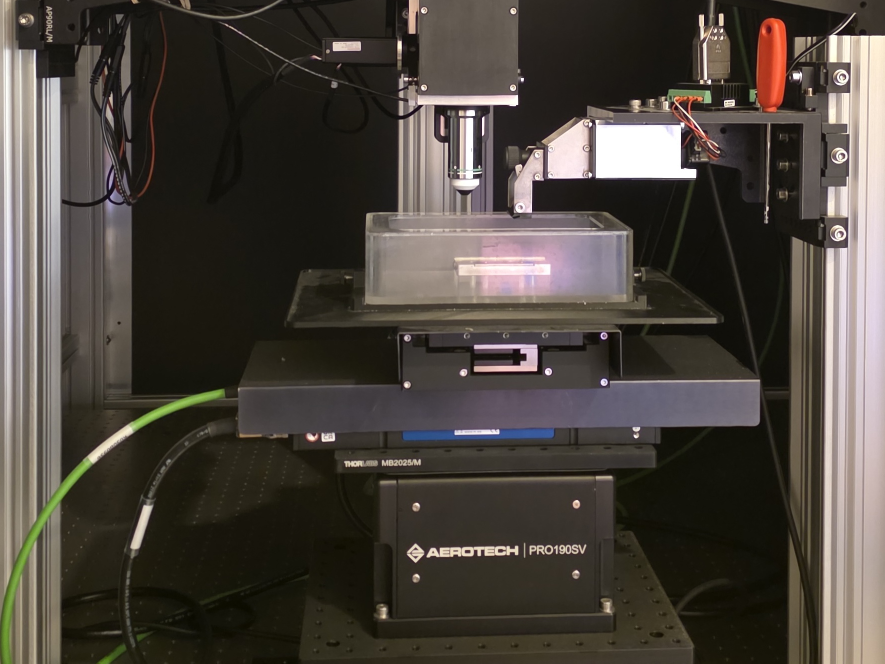
#> input picture brainsaw_map/system_photos/Amsterdam_NIN_WholeBrainMicroscope_01.jpg, 1769 x 1327 px (shown at 1/2 size); its folder holds 4 pictures in this run
$ python make_thumbs.py
#> lines starting #> are read from the running program, lines starting #| are printed output that depends on the picture
#!/usr/bin/env python3
"""Down-size the system photographs for the map panel.

The originals are 1400–3500 px square-ish and several megabytes each; the panel
shows them at about 380 px wide.  This writes a `<name>_small.jpg` beside every
original at 720x540, centre-cropped to the panel's 4:3 figure.  The originals
stay where they are — they are the archive copy.

4:3 rather than the 3:2 the synthetic placeholders used: these microscopes are
tall objects photographed from the front, and a 3:2 crop takes the objective off
the top or the breadboard off the bottom.

    python3 tools/make_thumbs.py

Re-runnable; existing _small files are overwritten.
"""

from pathlib import Path
from PIL import Image, ImageOps

W, H = 720, 540
PHOTOS = Path(__file__).resolve().parent.parent / "system_photos"

# Where to take the crop from, as a fraction of the surplus.  0.5 is centred.
# The Nerf toy is the exception: it is wider than it is tall to begin with and
# its lettering runs along the bottom, so the crop keeps the bottom edge.
CROP_Y = {"zombie_brainsaw": 1.0}


def main():
    originals = sorted(
        p for p in PHOTOS.iterdir()
        if p.suffix.lower() in {".jpg", ".jpeg", ".png"}
        and not p.stem.endswith("_small")
        and not p.stem.startswith("placeholder")
    )

    for src in originals:
        im = Image.open(src)
#> im is the input picture: PIL image 1769x1327 RGB; mean R, G, B 74.5, 68.1, 61.2
        # EXIF orientation first: phone photographs carry it, and cropping
        # before honouring it would crop the wrong edges.
        im = ImageOps.exif_transpose(im)
        # Flatten alpha (the PNGs have it) onto the panel's own backdrop rather
        # than onto white, which would flash a bright border on any soft edge.
        if im.mode in ("RGBA", "LA", "P"):
            im = im.convert("RGBA")
            bg = Image.new("RGB", im.size, (10, 17, 32))
            bg.paste(im, mask=im.split()[-1])
            im = bg
        else:
            im = im.convert("RGB")

        out = ImageOps.fit(
            im, (W, H), method=Image.LANCZOS,
            centering=(0.5, CROP_Y.get(src.stem, 0.5)),
        )
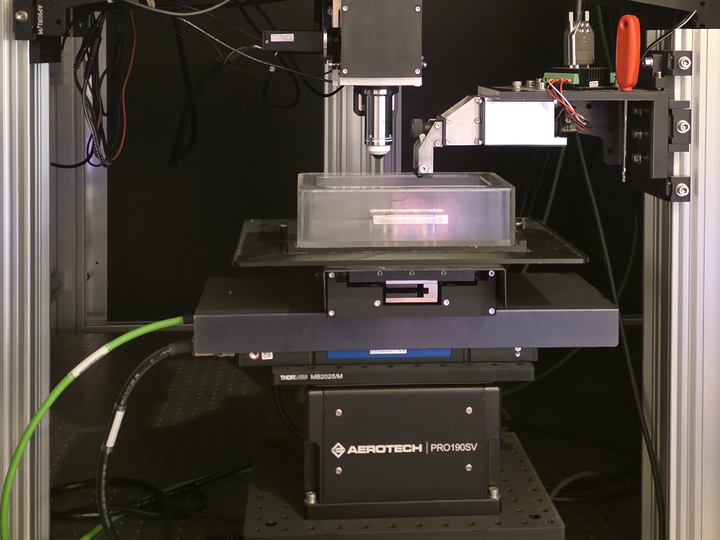
#> out: PIL image 720x540 RGB; mean R, G, B 74.4, 68.1, 61.2
        dst = src.with_name(src.stem + "_small.jpg")
        out.save(dst, quality=82, optimize=True, progressive=True)
        print(f"{src.name:32s} {im.size[0]}x{im.size[1]} -> "
              f"{dst.name:38s} {dst.stat().st_size // 1024} kB")
#| Amsterdam_NIN_WholeBrainMicroscope_01.jpg 1769x1327 -> Amsterdam_NIN_WholeBrainMicroscope_01_small.jpg 51 kB
#> pass 2 of the loop in main, `for src in originals:`:
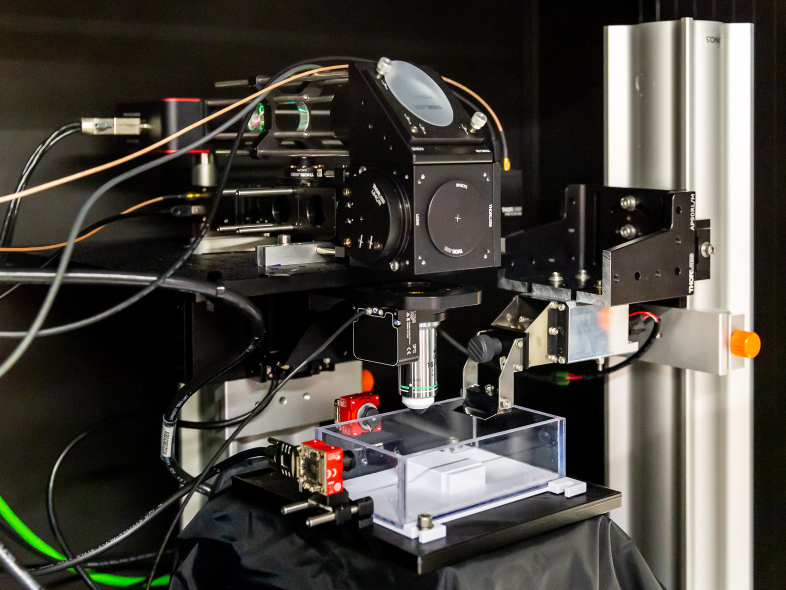
#> input picture brainsaw_map/system_photos/Frankfurt_MPI_BlockFace2p_01.jpg, 1571 x 1179 px (shown at 1/2 size)
#> in main, im is the input picture: PIL image 1571x1179 RGB; mean R, G, B 72, 68.3, 62.1
#> in main, `out = ImageOps.fit( im, (W, H), method=Image.LANCZOS, centering=(0.5, ..`:
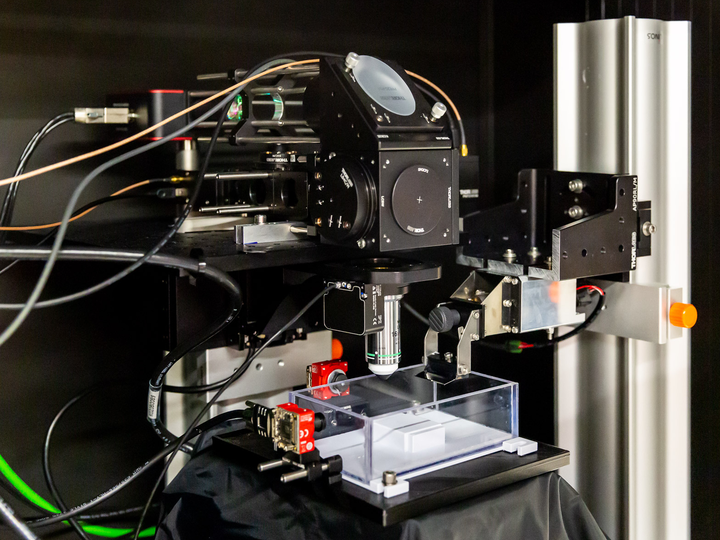
#> out: PIL image 720x540 RGB; mean R, G, B 72, 68.4, 62.2
#| Frankfurt_MPI_BlockFace2p_01.jpg 1571x1179 -> Frankfurt_MPI_BlockFace2p_01_small.jpg 68 kB


if __name__ == "__main__":
    main()
